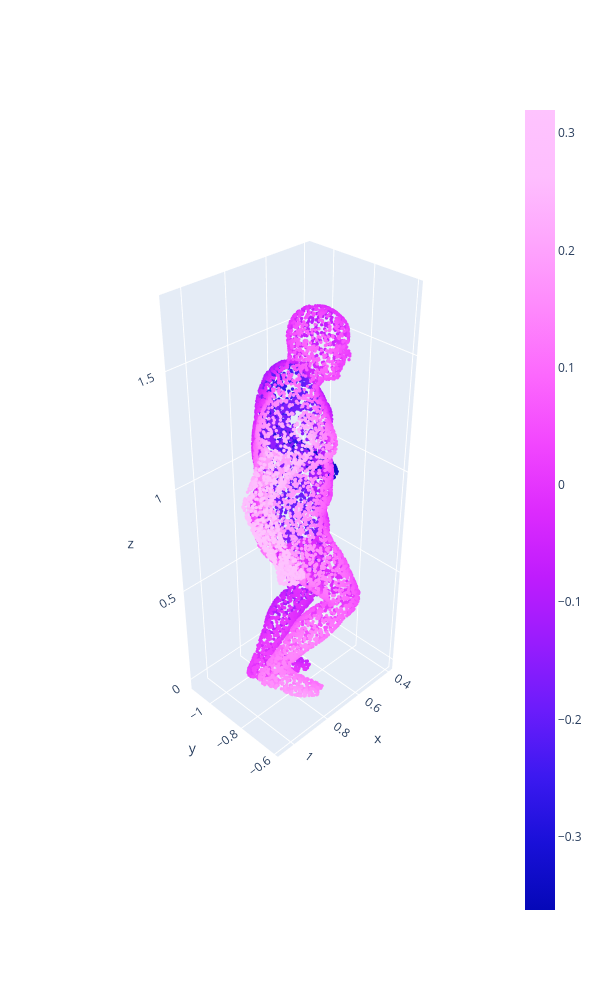

Notebook code cell kept with this figure:
### Code cell
utils.plot_arr(points, color = points @ sideways_normal, colorbar = True)

### Figure 1 — Plotly figure (JSON) as saved in the notebook; plotly's stock layout.template omitted (floating-point values rounded to 4 significant figures; data arrays with more than 128 entries replaced by an {"elided": "..."} marker saying what was removed)
{"data": [{"marker": {"color": {"elided": "10000 float values"}, "colorscale": [[0, "#0508b8"], [0.08333, "#1910d8"], [0.1667, "#3c19f0"], [0.25, "#6b1cfb"], [0.3333, "#981cfd"], [0.4167, "#bf1cfd"], [0.5, "#dd2bfd"], [0.5833, "#f246fe"], [0.6667, "#fc67fd"], [0.75, "#fe88fc"], [0.8333, "#fea5fd"], [0.9167, "#febefe"], [1, "#fec3fe"]], "showscale": true, "size": 2}, "mode": "markers", "type": "scatter3d", "x": {"elided": "10000 float values"}, "y": {"elided": "10000 float values"}, "z": {"elided": "10000 float values"}}], "layout": {"height": 1000, "scene": {"aspectmode": "data", "camera": {"eye": {"x": 2.5, "y": 2.5, "z": 2.5}}}, "width": 600}}
